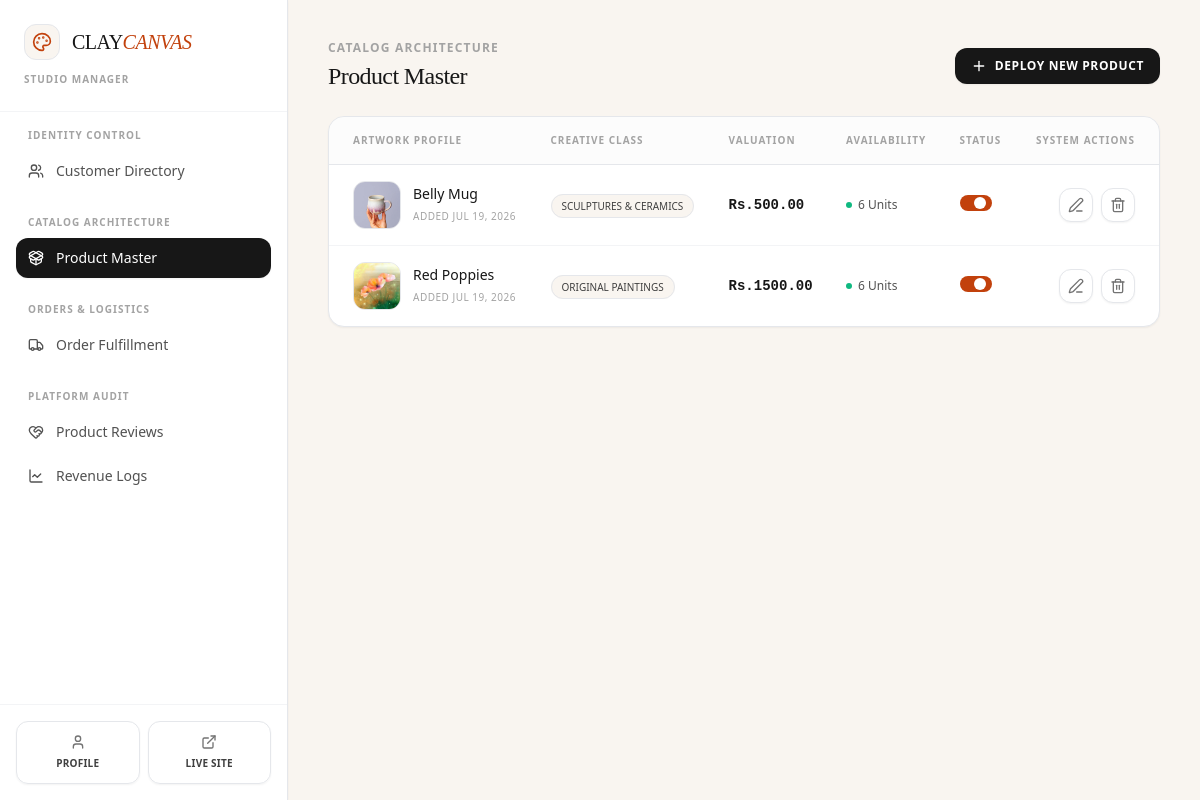
The page /dashboard/admin/?section=product-management (signed in) on the database as committed earlier.
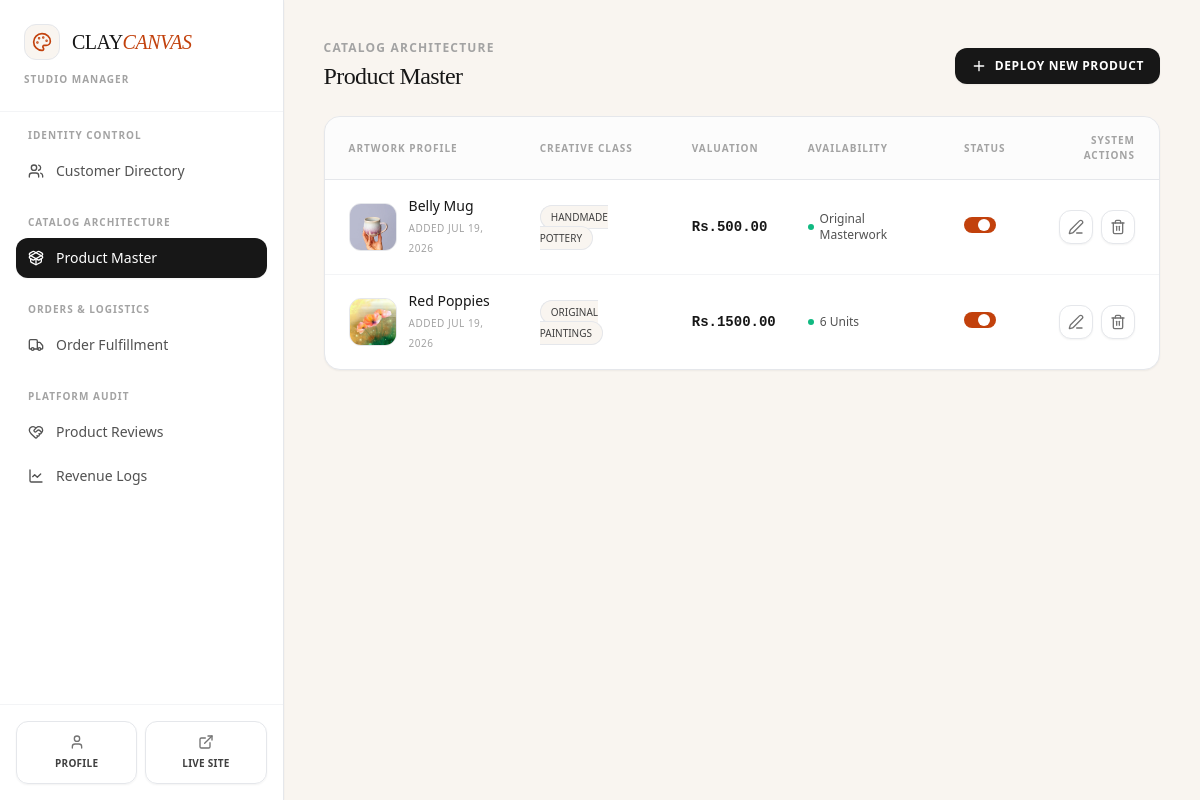
The same page on the database as committed later.
### cc_app/models.py (models this page shows, shortened)
class Product(models.Model):
    class Category(models.TextChoices):
        PAINTINGS = 'paintings', 'Original Paintings'
        POTTERY = 'pottery', 'Handmade Pottery'
        CERAMICS = 'ceramics', 'Sculptures & Ceramics'
        PRINTS = 'prints', 'Canvas & Fine Art Prints'
        ACCESSORIES = 'accessories', 'Art Supplies & Displays'
    name = models.CharField(max_length=255)
    category = models.CharField(max_length=30, choices=Category.choices)
    description = models.TextField(help_text="Detailed description of the artwork, dimensions, and materials used.")
    price = models.DecimalField(max_digits=10, decimal_places=2)
    stock = models.PositiveIntegerField(default=1, help_text="Set to 1 for unique, original one-off masterworks.")
    product_image = models.ImageField(upload_to='images/products/')
    is_active = models.BooleanField(default=True)
    created_at = models.DateTimeField(auto_now_add=True)

### cc_app/views/dashboard.py (the view)
# urls.py: path('dashboard/admin/', admin_dashboard_view, name='admin_dashboard'),
@login_required
def admin_dashboard_view(request):
    if not request.user.is_staff:
        messages.error(request, "You do not have permission to access the admin dashboard.")
        return redirect('/')
    section = request.GET.get('section', 'customer-management')
    context = {
        'section': section,
        'awaiting_dispatch_count': Order.objects.filter(status='confirmed').count(),
        'awaiting_delivery_count': Order.objects.filter(status='shipping').count(),
        'delivered_count': Order.objects.filter(status='delivered').count(),
        'completed_count': Order.objects.filter(status='completed').count(),
        'cancelled_count': Order.objects.filter(status='cancelled').count()
    }
    if section == 'customer-management':
        context['customers'] = User.objects.filter(is_staff=False).order_by('-date_joined')
    elif section == 'product-management':
        context['products'] = Product.objects.all().order_by('-created_at')
    elif section == 'order-fulfillment':
        context['orders'] = Order.objects.all().order_by('-created_at')
    elif section == 'product-reviews':
        context['reviews'] = None
    elif section == 'revenue-logs':
        context['revenue_logs'] = None
    return render(request,'dashboard/admin_dashboard.html', context)

### cc_app/templates/dashboard/admin_dashboard.html (shortened to what the changed rows need)
<!DOCTYPE html>
<html lang="en">
<head>
    {% load static %}
    <link href="{% static 'css/styles.css' %}" rel="stylesheet" />
</head>
<body class="bg-[#f9f5f0] flex min-h-screen overflow-hidden text-neutral-900">
    <aside class="w-72 bg-white flex flex-col shadow-sm relative z-30 border-r border-gray-200">
        <div class="p-6 border-b border-gray-100">
            <div class="flex items-center gap-3">
                <h1 class="text-xl font-serif font-normal tracking-tight text-neutral-900">
                    CLAY<span class="text-orange-700 italic font-light">CANVAS</span>
                </h1>
            </div>
        </div>
    </aside>
    <main class="flex-grow flex flex-col h-screen overflow-y-auto bg-[#f9f5f0] p-6 lg:p-10">
        <div class="max-w-7xl w-full mx-auto">
            {% if section == 'customer-management' or not section %}
                {% include 'dashboard/admin/_customer_management.html' %}
            {% elif section == 'product-management' %}
                {% include 'dashboard/admin/_product_management.html' %}
            {% elif section == 'order-fulfillment' %}
                {% include 'dashboard/admin/_order_fulfillment.html' %}
            {% elif section == 'product-reviews' %}
                {% include 'dashboard/admin/_product_reviews.html' %}
            {% elif section == 'revenue-logs' %}
                {% include 'dashboard/admin/_revenue_logs.html' %}
            {% endif %}
        </div>
    </main>
</body>
</html>

### cc_app/templates/dashboard/admin/_product_management.html (shortened to what the changed rows need)
<div class="space-y-6">
    <div class="flex flex-col sm:flex-row sm:items-center justify-between gap-4">
        <div>
            <h2 class="text-xs font-bold uppercase tracking-widest text-neutral-400 mb-1">Catalog Architecture</h2>
            <h1 class="text-2xl font-serif font-normal text-neutral-900 tracking-tight">Product Master</h1>
        </div>
    </div>
    {% if products %}
    <div class="bg-white border border-gray-200 rounded-2xl shadow-sm overflow-hidden">
        <div class="overflow-x-auto">
            <table class="w-full text-left border-collapse">
                <thead>
                    <tr class="border-b border-gray-200 text-[10px] font-bold uppercase tracking-widest text-neutral-400 bg-neutral-50/50">
                        <th class="p-4 pl-6">Artwork Profile</th>
                        <th class="p-4">Creative Class</th>
                        <th class="p-4">Valuation</th>
                        <th class="p-4">Availability</th>
                        <th class="p-4">Status</th>
                        <th class="p-4 pr-6 text-right">System Actions</th>
                    </tr>
                </thead>
                <tbody class="divide-y divide-gray-100 text-sm text-neutral-700">
                    {% for product in products %}
                        <tr class="hover:bg-neutral-50/50 transition-colors">
                            <td class="p-4 pl-6 flex items-center gap-3">
                                <div class="w-12 h-12 rounded-xl bg-[#f9f5f0] border border-gray-200 overflow-hidden flex items-center justify-center text-neutral-400 shrink-0">
                                    {% if product.product_image %}
                                        <img src="{{ product.product_image.url }}" alt="{{ product.name }}" class="w-full h-full object-cover">
                                    {% else %}
                                        <i data-lucide="image" class="w-5 h-5 text-neutral-400"></i>
                                    {% endif %}
                                </div>
                                <div>
                                    <span class="text-neutral-900 block font-medium">{{ product.name }}</span>
                                    <span class="text-[10px] text-neutral-400 block tracking-wider uppercase mt-0.5">Added {{ product.created_at|date:"M d, Y" }}</span>
                                </div>
                            </td>
                            <td class="p-4">
                                <span class="bg-[#f9f5f0] text-neutral-700 border border-gray-200 text-[10px] font-medium uppercase px-2.5 py-1 rounded-full">
                                    {{ product.get_category_display }}
                                </span>
                            </td>
                            <td class="p-4 font-mono text-sm font-semibold text-neutral-900">Rs.{{ product.price|floatformat:2 }}</td>
                            <td class="p-4">
                                <div class="flex items-center gap-1.5 text-xs">
                                    <span class="w-1.5 h-1.5 rounded-full {% if product.stock > 0 %}bg-emerald-500{% else %}bg-rose-500{% endif %}"></span>
                                    <span class="text-neutral-600 font-medium">
                                        {% if product.stock == 1 and product.category == 'paintings' or product.category == 'pottery' %}
                                            Original Masterwork
                                        {% else %}
                                            {{ product.stock }} Units
                                        {% endif %}
                                    </span>
                                </div>
                            </td>
                            <td class="p-4">
                                <label class="relative inline-flex items-center cursor-pointer select-none">
                                    <div class="w-8 h-4 bg-gray-200 peer-focus:outline-none rounded-full peer peer-checked:after:translate-x-full peer-checked:after:border-white after:content-[''] after:absolute after:top-[2px] after:left-[2px] after:bg-white after:rounded-full after:h-3 after:w-3 after:transition-all peer-checked:bg-orange-700"></div>
                                </label>
                            </td>
                            <td class="p-4 pr-6 text-right">
                                <div class="flex items-center justify-end gap-2">
                                    <a href="/products/edit/{{ product.id }}/" class="p-2 bg-white hover:bg-neutral-50 text-neutral-500 hover:text-neutral-900 rounded-xl border border-gray-200 transition-colors shadow-sm" title="Edit Masterwork">
                                        <i data-lucide="edit-3" class="w-4 h-4"></i>
                                    </a>
                                    <a href="/products/delete/{{ product.id }}/" class="p-2 bg-white hover:bg-rose-50 text-neutral-500 hover:text-rose-700 rounded-xl border border-gray-200 hover:border-rose-200 transition-colors shadow-sm" title="Decommission Architecture">
                                        <i data-lucide="trash-2" class="w-4 h-4"></i>
                                    </a>
                                </div>
                            </td>
                        </tr>
                    {% endfor %}
                </tbody>
            </table>
        </div>
    </div>
    {% endif %}
</div>

Rows that differ between the two databases and show on the page:
changed Product "Belly Mug": category "SCULPTURES & CERAMICS" → "HANDMADE POTTERY"; stock "6" → (not shown); category "Units" → "Original Masterwork"
